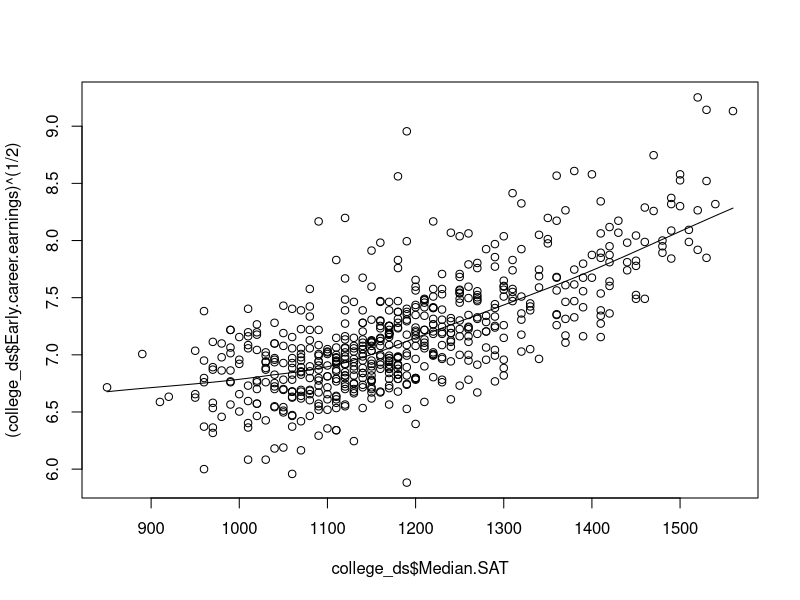
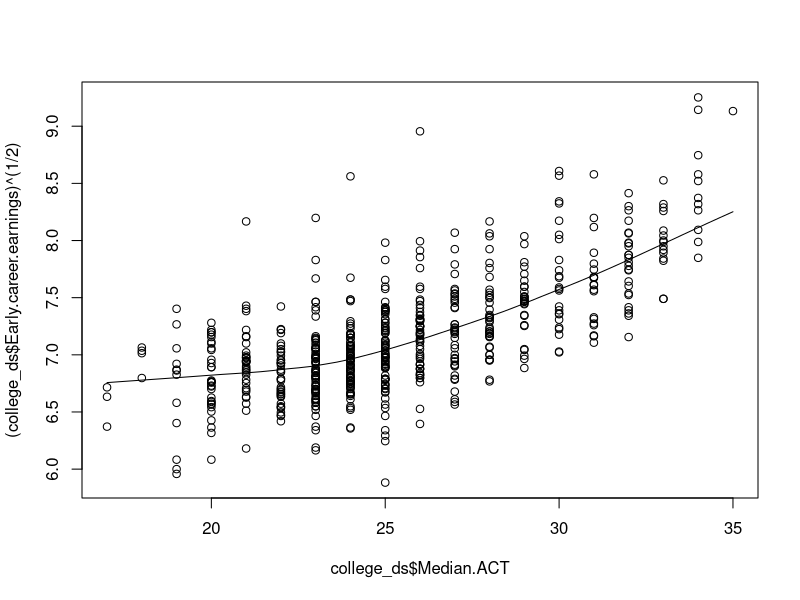
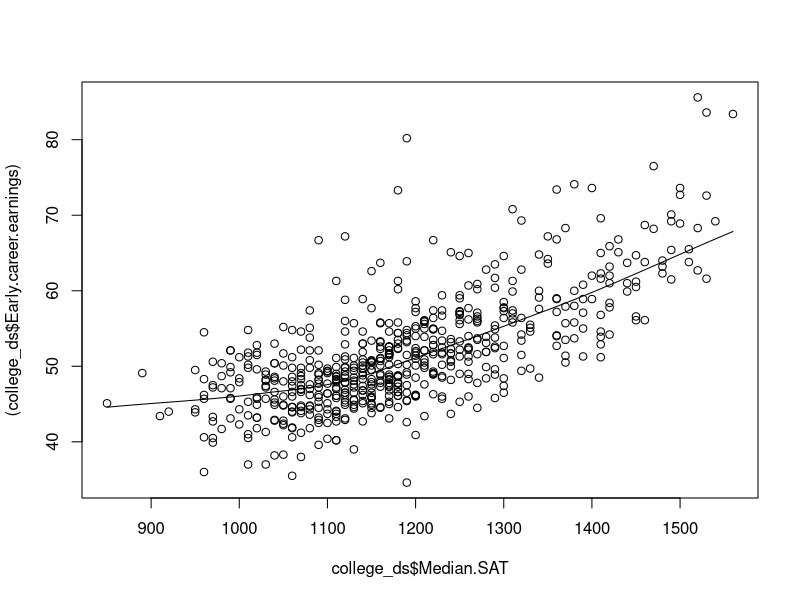
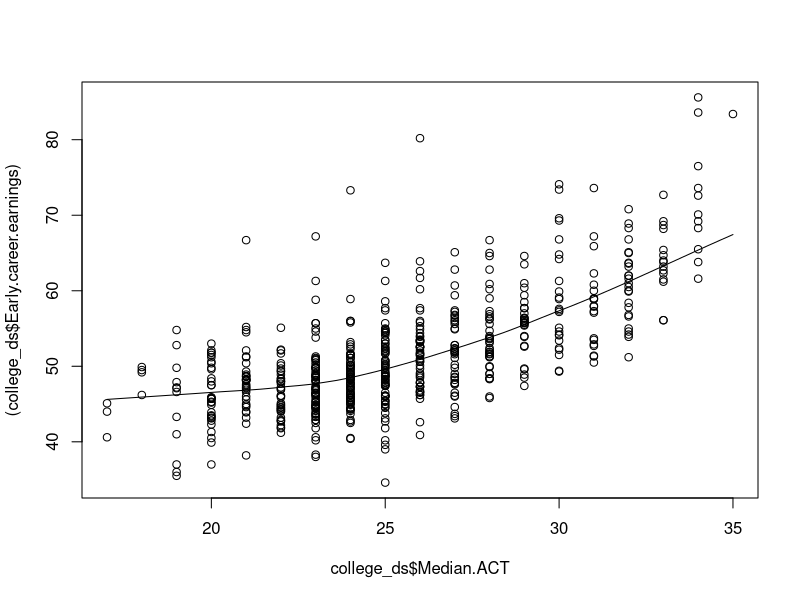
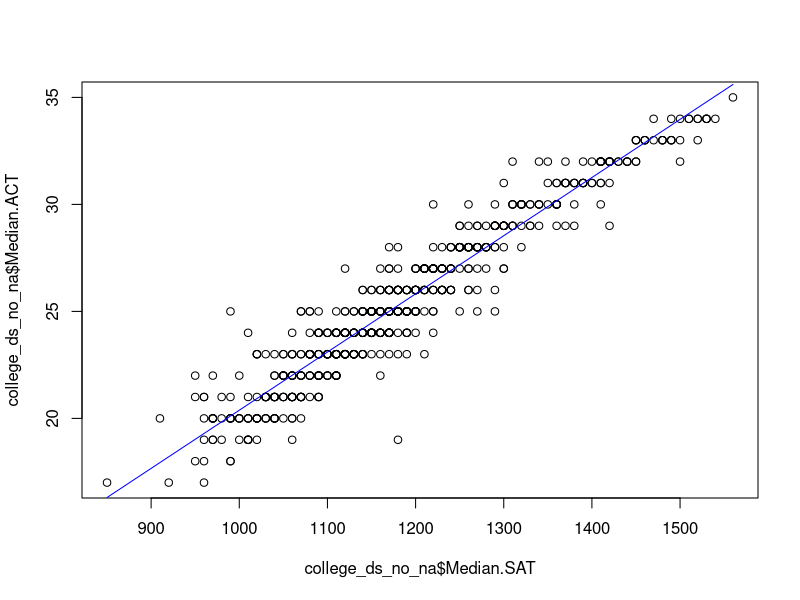
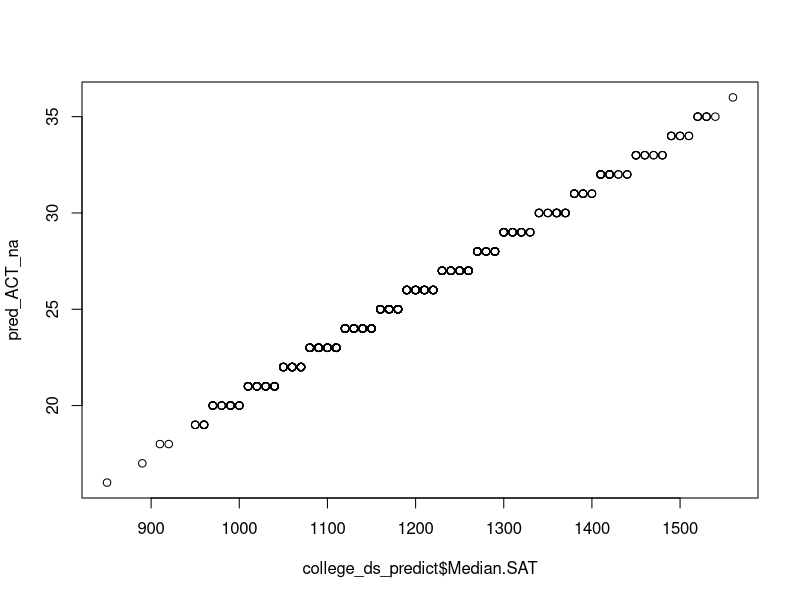
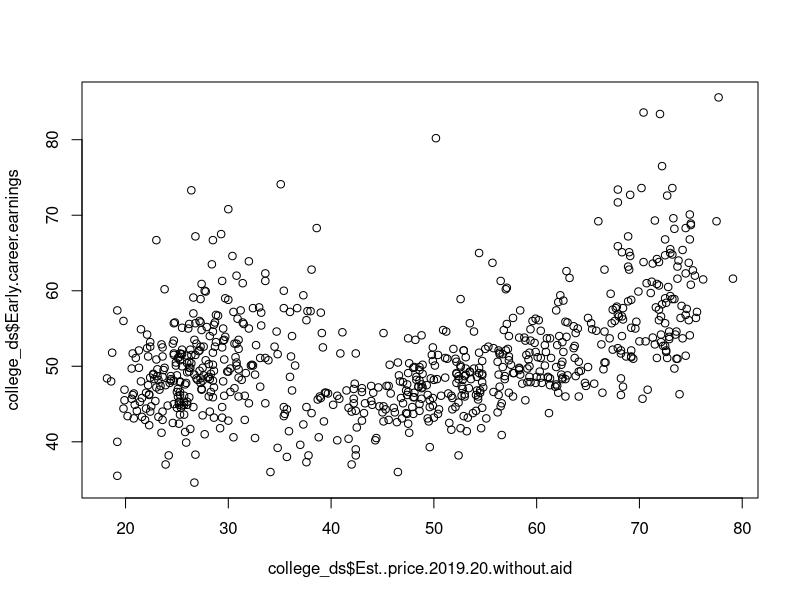
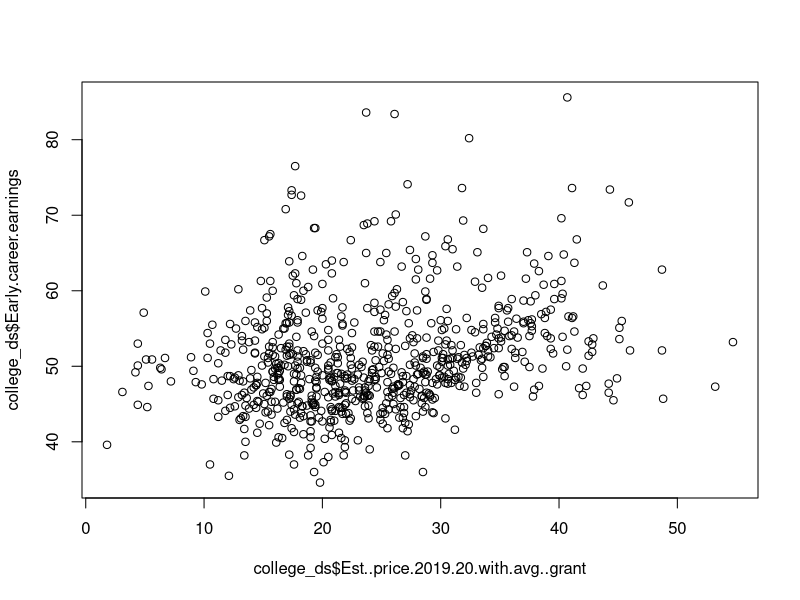

Generate these figures, in order, with R:
## ---- chunk 1
knitr::opts_chunk$set(echo = TRUE)

# This file is a sandbox. It should contain explorations with the dataset, along with useful comments for each exploration.

# It is important that each sanbox section should be documented of its purpose and methods, and should not spam the whole document (use filter, head, tail, etc.).

# The dataset of info on colleges listed
(college_ds = read.csv("data/project_data.csv"))

# Creating blocks with include=FALSE can make space to leave comments per section, like this one.
## ---- chunk 2
# See the dataset of the best and worst 10 rankings of colleges
head(college_ds, 10)
tail(college_ds, 10)

# Plot the dataset of median SAT and median ACT per college into the reported early career earnings in that college.
# SAT score has a much higher range than ACT, so the graph looks more "continuous"
scatter.smooth(college_ds$Median.SAT, (college_ds$Early.career.earnings)^(1/2))
# ACT score has less range, so the graph looks "discrete"
scatter.smooth(college_ds$Median.ACT, (college_ds$Early.career.earnings)^(1/2))

scatter.smooth(college_ds$Median.SAT, (college_ds$Early.career.earnings))
scatter.smooth(college_ds$Median.ACT, (college_ds$Early.career.earnings))
## ---- chunk 3
# Get rows that have no NA, or only one of SAT, ACT is NA. Omit if both is NA.
college_ds_predict = subset(college_ds, !is.na(Median.SAT) | !is.na(Median.ACT))
# college_ds_no_na = subset(college_ds, !(is.na(Median.SAT) & is.na(Median.ACT)))
# Omit the row where ANY column of (SAT, ACT) is NA.
college_ds_no_na = subset(college_ds, !is.na(Median.SAT) & !is.na(Median.ACT))
corr_c_ds_act = cor(college_ds_no_na$Median.ACT, college_ds_no_na$Early.career.earnings)
corr_c_ds_sat = cor(college_ds_no_na$Median.SAT, college_ds_no_na$Early.career.earnings)
## ---- chunk 4
plot(college_ds_no_na$Median.SAT, college_ds_no_na$Median.ACT)
ACT_bounds = c(1, 36)
clamp <- function(x, bounds) {
  pmax(pmin(x, bounds[2]), bounds[1])
}
predict_ACT_lm = lm(Median.ACT ~ Median.SAT, data = college_ds_no_na)

# <not necessary>
act_pred = clamp(predict(predict_ACT_lm),ACT_bounds)
par(new = TRUE)
# Plot prediction on the trained dataset
points(college_ds_no_na$Median.SAT, act_pred, type = "l", col = "blue")
# </not necessary>
## ---- chunk 5
# Plot ACT prediction from SAT from dataset with NAs
pred_ACT_na = clamp(round(predict(predict_ACT_lm, newdata = college_ds_predict)), ACT_bounds)
plot(college_ds_predict$Median.SAT, pred_ACT_na)
names(pred_ACT_na) <- NULL

# Intersection, but only take values that are NA in college_ds_predict
# How many NA?
sum(is.na(college_ds_predict$Median.ACT))
college_ds_predict$MedACT_pred = pred_ACT_na
college_ds_predict<- within(college_ds_predict, Median.ACT[is.na(Median.ACT)] <- MedACT_pred[is.na(Median.ACT)])
college_ds_predict$MedACT_pred <- NULL
# How many NA?
sum(is.na(college_ds_predict$Median.ACT))
## ---- chunk 6
# Predict SAT based on ACT
predict_SAT_lm = lm(Median.SAT ~ Median.ACT, data = college_ds_no_na)
# Use the trained model to predict the datsset with NA
SAT_bounds = c(0,1600)
# predict, round to the nearest tenth, then clamp to the possible score
pred_SAT_na = clamp(round(predict(predict_SAT_lm, newdata= college_ds_predict)/10)*10, SAT_bounds)
college_ds_predict$MedSAT_pred = pred_SAT_na
# Intersection
college_ds_predict<- within(college_ds_predict, Median.SAT[is.na(Median.SAT)] <- MedSAT_pred[is.na(Median.SAT)])
college_ds_predict$MedSAT_pred <- NULL
## ---- chunk 7
plot(college_ds$Est..price.2019.20.without.aid, college_ds$Early.career.earnings)
cor(college_ds$Est..price.2019.20.without.aid, college_ds$Early.career.earnings)
plot(college_ds$Est..price.2019.20.with.avg..grant, college_ds$Early.career.earnings)
cor(college_ds$Est..price.2019.20.with.avg..grant, college_ds$Early.career.earnings)
plot(college_ds$X..of.students.who.get.any.grants, college_ds$Early.career.earnings)
cor(college_ds$X..of.students.who.get.any.grants, college_ds$Early.career.earnings)
## ---- chunk 8
# Assuming price w/ avg grant is price given that the student has any grant minus mean grant in that college
college_ds$Est_grant = college_ds$Est..price.2019.20.without.aid - college_ds$Est..price.2019.20.with.avg..grant

# Est_avg_price = Est_avg_price_no_aid * (1-prob_any_aid) + Est_avg_price_aid * (prob_any_aid)
college_ds$Est_avg_price = college_ds$Est..price.2019.20.with.avg..grant * college_ds$X..of.students.who.get.any.grants +
  college_ds$Est..price.2019.20.without.aid * (1-college_ds$X..of.students.who.get.any.grants)
college_ds_no_na$Est_avg_price = college_ds_no_na$Est..price.2019.20.with.avg..grant * college_ds_no_na$X..of.students.who.get.any.grants +
  college_ds_no_na$Est..price.2019.20.without.aid * (1-college_ds_no_na$X..of.students.who.get.any.grants)
plot(college_ds$Est_grant, college_ds$Early.career.earnings)
cor(college_ds$Est_grant, college_ds$Early.career.earnings)
# 0.4905114 (college_ds$Est_avg_price)
trans_avg_price = (college_ds$Est_avg_price)
# 0.4905114 (log(college_ds$Early.career.earnings))
trans_early_career = (log(college_ds$Early.career.earnings))
scatter.smooth(trans_avg_price, trans_early_career)
cor(trans_avg_price, trans_early_career)

## ---- chunk 9
# ^(1/1,95)
# [1] 0.7101986
# [1] 0.6852481
trans_early_career_earnings = (college_ds_no_na$Early.career.earnings)^(1/2)
x_trans <- function(x) {
  return((x))
}
# SAT score has a much higher range than ACT, so the graph looks more "continuous"
scatter.smooth(x_trans(college_ds_no_na$Median.SAT), trans_early_career_earnings)
# ACT score has less range, so the graph looks "discrete"
scatter.smooth(x_trans(college_ds_no_na$Median.ACT), trans_early_career_earnings)

scatter.smooth(x_trans(college_ds_no_na$Median.SAT), (college_ds_no_na$Early.career.earnings))
scatter.smooth(x_trans(college_ds_no_na$Median.ACT), (college_ds_no_na$Early.career.earnings))

# SAT score has a much higher range than ACT, so the graph looks more "continuous"
cor(x_trans(college_ds_no_na$Median.SAT), trans_early_career_earnings)
# ACT score has less range, so the graph looks "discrete"
cor(x_trans(college_ds_no_na$Median.ACT), trans_early_career_earnings)

cor(x_trans(college_ds_no_na$Median.SAT), (college_ds_no_na$Early.career.earnings))
cor(x_trans(college_ds_no_na$Median.ACT), (college_ds_no_na$Early.career.earnings))

college_ds_no_na$score_ratio = (college_ds_no_na$Median.ACT-min(college_ds_no_na$Median.ACT))/
  (college_ds_no_na$Median.SAT - min(college_ds_no_na$Median.SAT))

scatter.smooth(x_trans(college_ds_no_na$score_ratio), trans_early_career_earnings)
cor(x_trans(college_ds_no_na$score_ratio), trans_early_career_earnings)

scatter.smooth(x_trans(college_ds_no_na$score_ratio), college_ds_no_na$Early.career.earnings)
cor(x_trans(college_ds_no_na$score_ratio), college_ds_no_na$Early.career.earnings)

hist((college_ds$X..of.students.who.get.any.grants)^2.1)
## ---- chunk 10
scatter.smooth(college_ds_no_na$Est_avg_price, college_ds_no_na$Median.SAT)
scatter.smooth(college_ds_no_na$Est_avg_price, college_ds_no_na$Median.ACT)
lg.avg_price_SAT = lm(college_ds_no_na$Est_avg_price ~ college_ds_no_na$Median.SAT)
summary(lg.avg_price_SAT)

cor(college_ds_no_na$Est_avg_price, college_ds_no_na$Median.SAT)
cor(college_ds_no_na$Est_avg_price, college_ds_no_na$Median.ACT)

scatter.smooth(college_ds_no_na$Est..price.2019.20.with.avg..grant, college_ds_no_na$Median.SAT)
scatter.smooth(college_ds_no_na$Est..price.2019.20.with.avg..grant, college_ds_no_na$Median.ACT)
cor(college_ds_no_na$Est..price.2019.20.with.avg..grant, college_ds_no_na$Median.SAT)
cor(college_ds_no_na$Est..price.2019.20.with.avg..grant, college_ds_no_na$Median.ACT)


scatter.smooth(college_ds_no_na$Est_avg_price, college_ds_no_na$X..of.students.who.get.any.grants)
cor(college_ds_no_na$Est_avg_price, college_ds_no_na$X..of.students.who.get.any.grants)

# 0.3689321
scatter.smooth(log(college_ds$Est_grant), (college_ds$Early.career.earnings))
cor(log(college_ds$Est_grant), (college_ds$Early.career.earnings))

get_score <- function(df) {
  score = df$Est_avg_price
}
## ---- chunk 11
hist(college_ds$Est_avg_price)
boxplot(college_ds$Est_avg_price)

hist(college_ds$Median.SAT)
boxplot(college_ds$Median.SAT)
